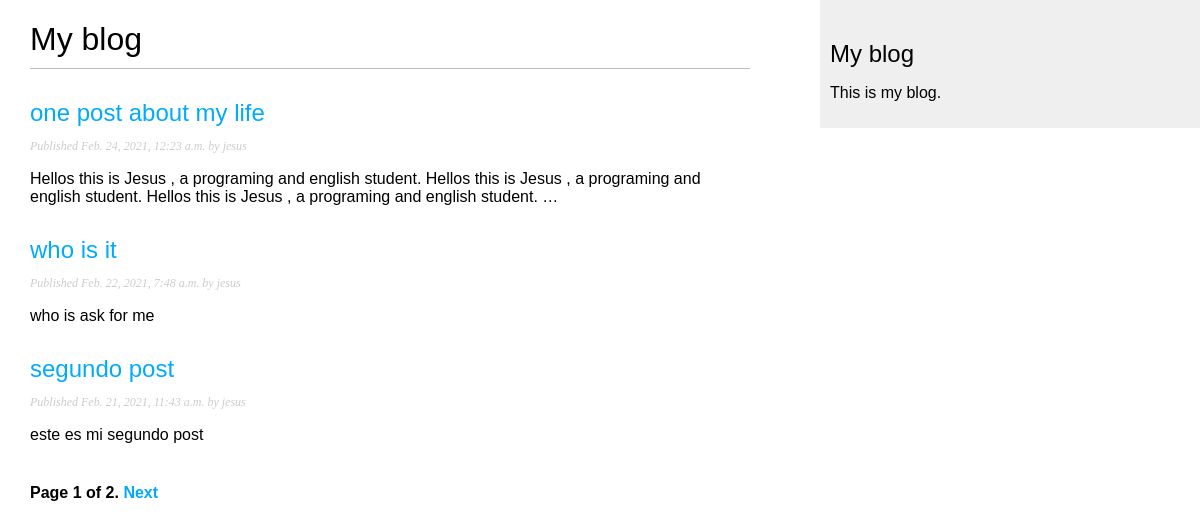
Screenshot of /blog/ with the database file from the repository.
### blog/models.py (models this page shows, shortened)
class Post(models.Model):
    STATUS_CHOICE=(
        ('draft', 'Draft'),
        ('published', 'Published'),
    )
    title = models.CharField(max_length=250)
    slug = models.SlugField(max_length=250, unique_for_date='publish')
    author = models.ForeignKey(User, on_delete=models.CASCADE, related_name='blog_posts')
    body = models.TextField()
    publish = models.DateTimeField(default=timezone.now)
    created = models.DateTimeField(auto_now_add=True)
    updated = models.DateTimeField(auto_now=True)
    status = models.CharField(max_length=10, choices=STATUS_CHOICE, default='draft')
    objects = models.Manager() # default manager objects
    published = PublishedManager() # our custom manager
    class Meta:
        ordering = ('-publish',)
    def get_absolute_url(self):
        return reverse('blog:post_detail',
                        args=[self.publish.year,self.publish.month,self.publish.day, self.slug])

### blog/views.py (the view)
# urls.py: path('', views.PostListView.as_view(), name = 'post_list' ),
class PostListView(ListView):
    queryset = Post.published.all()
    context_object_name = 'posts'
    paginate_by = 3
    template_name = 'blog/post/list.html'

### blog/templates/blog/post/list.html (shortened to what this page needs)
{% extends "blog/base.html" %}
{% block content %}
    <h1>My blog </h1>
    {% for post in posts %}
        <h2>
            <a  href="{{ post.get_absolute_url }}">
            {{ post.title }}
            </a>
        </h2>
        <p class="date">
            Published {{ post.publish }} by {{ post.author }}
        </p>
        {{ post.body|truncatewords:30|linebreaks }}
    {% endfor %}
    {% include 'blog/pagination.html' with page=page_obj %} {% comment %} pagination with class {% endcomment %}
{% endblock %}

### blog/templates/blog/base.html (shortened to what this page needs)
{% load static %}
<!DOCTYPE html>
<html>
<head>
<link href="{% static "css/blog.css" %}" rel="stylesheet">
</head>
<body>
<div id="content">
{% block content %}
{% endblock %}
</div>
<div id="sidebar">
<h2>My blog</h2>
<p>This is my blog.</p>
</div>
</body>
</html>

### blog/templates/blog/pagination.html (shortened to what this page needs)
<div class="pagination">
    <span class="step-links">
        <span class="current">
            Page {{ page.number }} of {{ page.paginator.num_pages }}.
        </span>
        {% if page.has_next %}
            <a href="?page={{ page.next_page_number }}">Next</a>
        {% endif %}
    </span>
</div>

### blog/static/css/blog.css (style rules this page uses)
body { margin:0; padding:0; font-family:helvetica, sans-serif; }
a { color:#00abff; text-decoration:none; }
h1 { font-weight:normal; border-bottom:1px solid #bbb; padding:0 0 10px 0; }
h2 { font-weight:normal; margin:30px 0 0; }
#content { float:left; width:60%; padding:0 0 0 30px; }
#sidebar { float:right; width:30%; padding:10px; background:#efefef; height:100%; }
p.date { color:#ccc; font-family: georgia, serif; font-size: 12px; font-style: italic; }
.pagination { margin:40px 0; font-weight:bold; }

### rows the page displays
Post: title "one post about my life", publish "Feb. 24, 2021, 12:23 a.m.", author "jesus", body "Hellos this is Jesus , a programing and english student. Hellos this is Jesus , a programing and english student. Hellos this is Jesus , a programing and english student. …"
Post: title "who is it", publish "Feb. 22, 2021, 7:48 a.m.", author "jesus", body "who is ask for me"
Post: title "segundo post", publish "Feb. 21, 2021, 11:43 a.m.", author "jesus", body "este es mi segundo post"

### other values shown
{{ page.number }} "1"
{{ page.paginator.num_pages }} "2"
